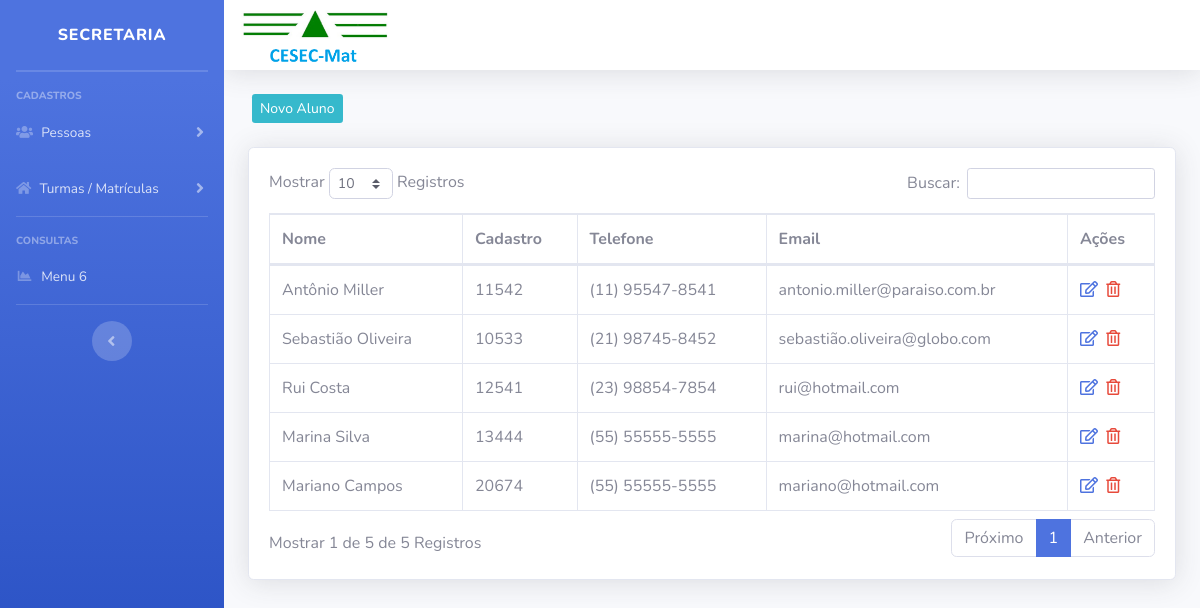
The page /cesec/painel-secretaria/index.php?pag=alunos on the database its author committed.
### tables this page shows
CREATE TABLE `alunos` (
  `id` int(11) NOT NULL,
  `nome` varchar(50) NOT NULL,
  `cadastro` varchar(20) NOT NULL,
  `telefone` varchar(20) NOT NULL,
  `email` varchar(50) NOT NULL
);

### cesec/painel-secretaria/alunos.php (the view, shortened to what this page needs)
<?php
$pag = "alunos";
require_once("../conexao.php");
?>
<div class="row mt-4 mb-4">
    <a type="button" class="btn-info btn-sm ml-3 d-none d-md-block" href="index.php?pag=<?php echo $pag ?>&funcao=novo">Novo Aluno</a>
</div>
<div class="card shadow mb-4">
    <div class="card-body">
        <div class="table-responsive">
            <table class="table table-bordered" id="dataTable" width="100%" cellspacing="0">
                <thead>
                    <tr>
                        <th>Nome</th>
                        <th>Cadastro</th>
                        <th>Telefone</th>
                        <th>Email</th>
                        <th>Ações</th>
                    </tr>
                </thead>
                <tbody>
                 <?php
                 $query = $pdo->query("SELECT * FROM alunos order by id desc ");
                 $res = $query->fetchAll(PDO::FETCH_ASSOC);
                 for ($i=0; $i < count($res); $i++) {
                  $nome = $res[$i]['nome'];
                  $cadastro = $res[$i]['cadastro'];
                  $telefone = $res[$i]['telefone'];
                  $email = $res[$i]['email'];
                  $id = $res[$i]['id'];
                  ?>
                  <tr>
                    <td><?php echo $nome ?></td>
                    <td><?php echo $cadastro ?></td>
                    <td><?php echo $telefone ?></td>
                    <td><?php echo $email ?></td>
                    <td>
                       <a href="index.php?pag=<?php echo $pag ?>&funcao=editar&id=<?php echo $id ?>" class='text-primary mr-1' title='Editar Dados'><i class='far fa-edit'></i></a>
                       <a href="index.php?pag=<?php echo $pag ?>&funcao=excluir&id=<?php echo $id ?>" class='text-danger mr-1' title='Excluir Registro'><i class='far fa-trash-alt'></i></a>
                   </td>
               </tr>
           <?php } ?>
       </tbody>
   </table>
</div>
</div>
</div>

### rows shown on the page
alunos: nome "Antônio Miller", cadastro "11542", telefone "(11) 95547-8541", email "antonio.miller@paraiso.com.br"
alunos: nome "Sebastião Oliveira", cadastro "10533", telefone "(21) 98745-8452", email "sebastião.oliveira@globo.com"
alunos: nome "Rui Costa", cadastro "12541", telefone "(23) 98854-7854", email "rui@hotmail.com"
alunos: nome "Marina Silva", cadastro "13444", telefone "(55) 55555-5555", email "marina@hotmail.com"
alunos: nome "Mariano Campos", cadastro "20674", telefone "(55) 55555-5555", email "mariano@hotmail.com"
